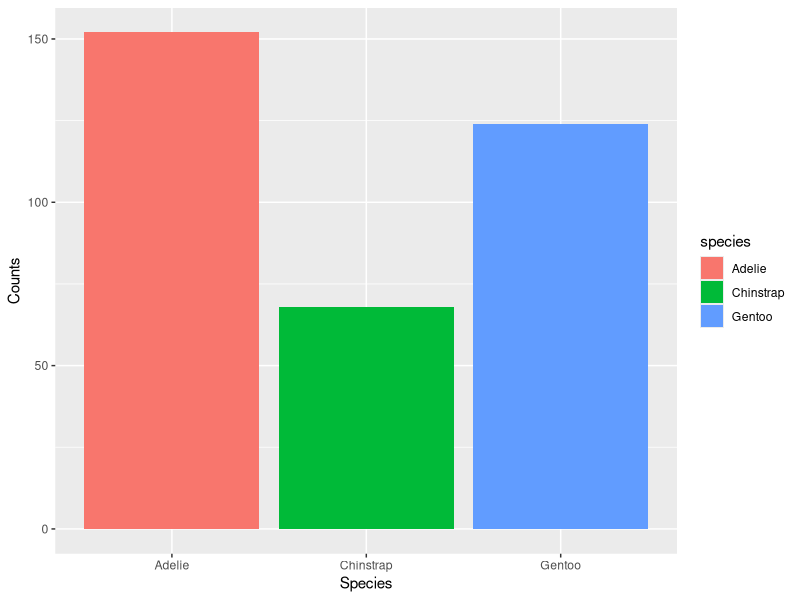
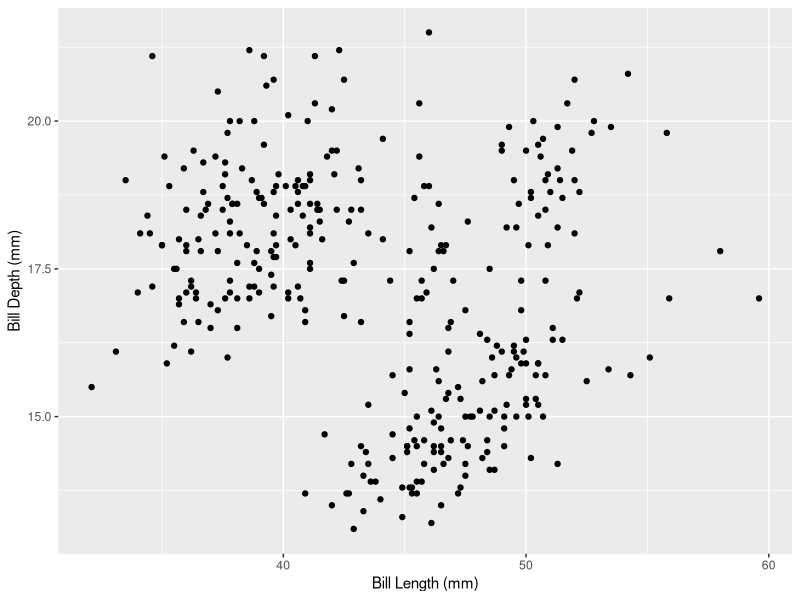
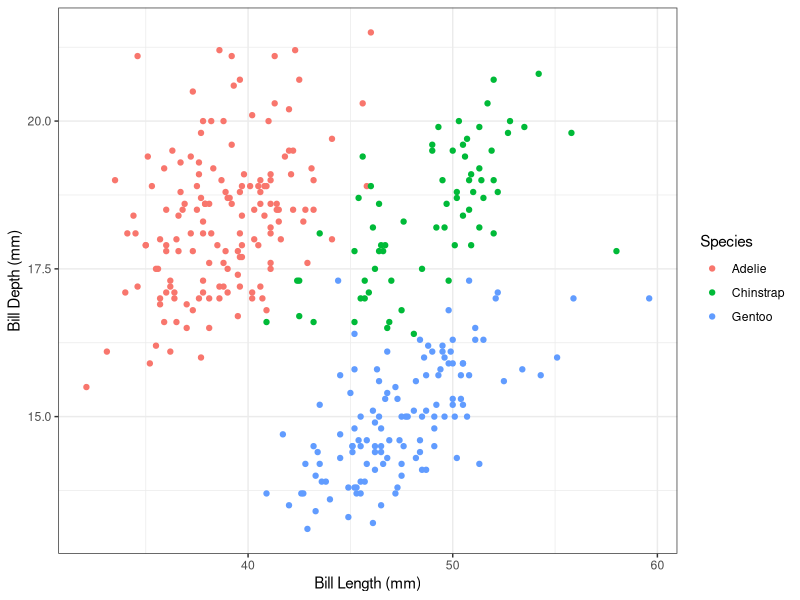
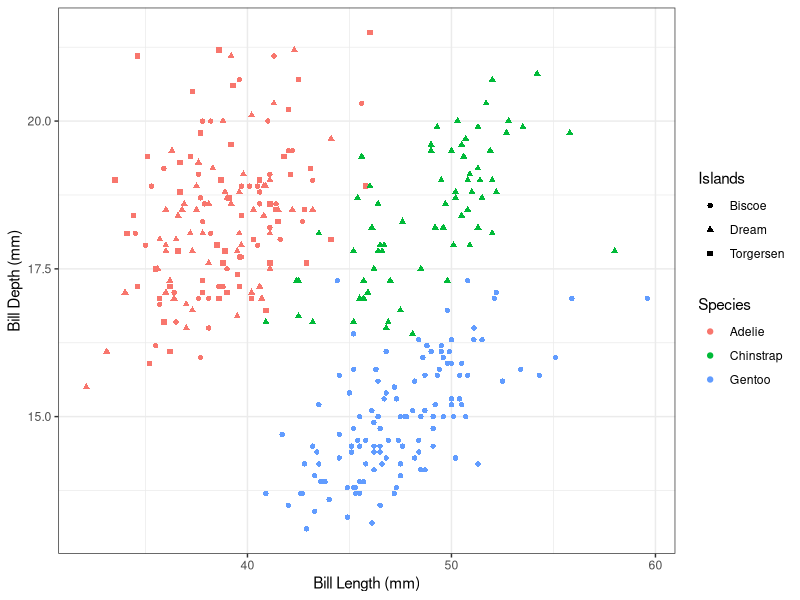

Here is the R script that generated these plots, in order:
## ---- chunk 1
#| label: setup
library(tidyverse)
install.packages("palmerpenguins")
library(palmerpenguins)
## ---- chunk 2
#| label: load-data

data(penguins)
## ---- chunk 3
#| label: barchart
ggplot(data = penguins,  # creating plot using the penguins data set
       mapping = aes(x = species, fill = species)) + #using the species as our x-axis
  geom_bar() + # making the chart into a bar plot
labs(x = "Species", #Labeling species as the x-axis
     y = "Counts") #Labeling Counts as the y-axis
## ---- chunk 4
#| label: scatterplot
ggplot(data = penguins, #Using the penguins data set
       mapping = aes(x = bill_length_mm, #mapping bill length as the x-axis
                     y = bill_depth_mm)) + #mapping bill depth as the y-axis
  geom_point()+ #creating the chart as a scatterplot
  labs(x = "Bill Length (mm)", #naming the x-axis
       y = "Bill Depth (mm)") #naming the y-axis
## ---- chunk 5
#| label: scatterplot-with-one-categorical-variable
ggplot(data = penguins, #Using the penguins data set
       mapping = aes(x = bill_length_mm, #mapping bill length as the x-axis
                     y = bill_depth_mm,  #mapping bill depth as the y-axis
                     color = species)) + #mapping color by Species
  geom_point()+ #creating the chart as a scatterplot
  labs(x = "Bill Length (mm)", #naming the x-axis
       y = "Bill Depth (mm)", #naming the y-axis
       color = "Species") + #naming the Color legend
  theme_bw() #making theme black and white
## ---- chunk 6
#| label: scatterplot-with-two-categorical-variables
ggplot(data = penguins, #Using the penguins data set
       mapping = aes(x = bill_length_mm, #mapping bill length as the x-axis
                     y = bill_depth_mm,  #mapping bill depth as the y-axis
                     color = species,  #mapping color by Species
                     shape = island)) + #mapping shapes by Islands
  geom_point()+ #creating the chart as a scatterplot
  labs(x = "Bill Length (mm)", #naming the x-axis
       y = "Bill Depth (mm)", #naming the y-axis
       color = "Species", #naming the Color legend
       shape = "Islands") + #naming the Shape legend
  theme_bw() #making theme black and white
